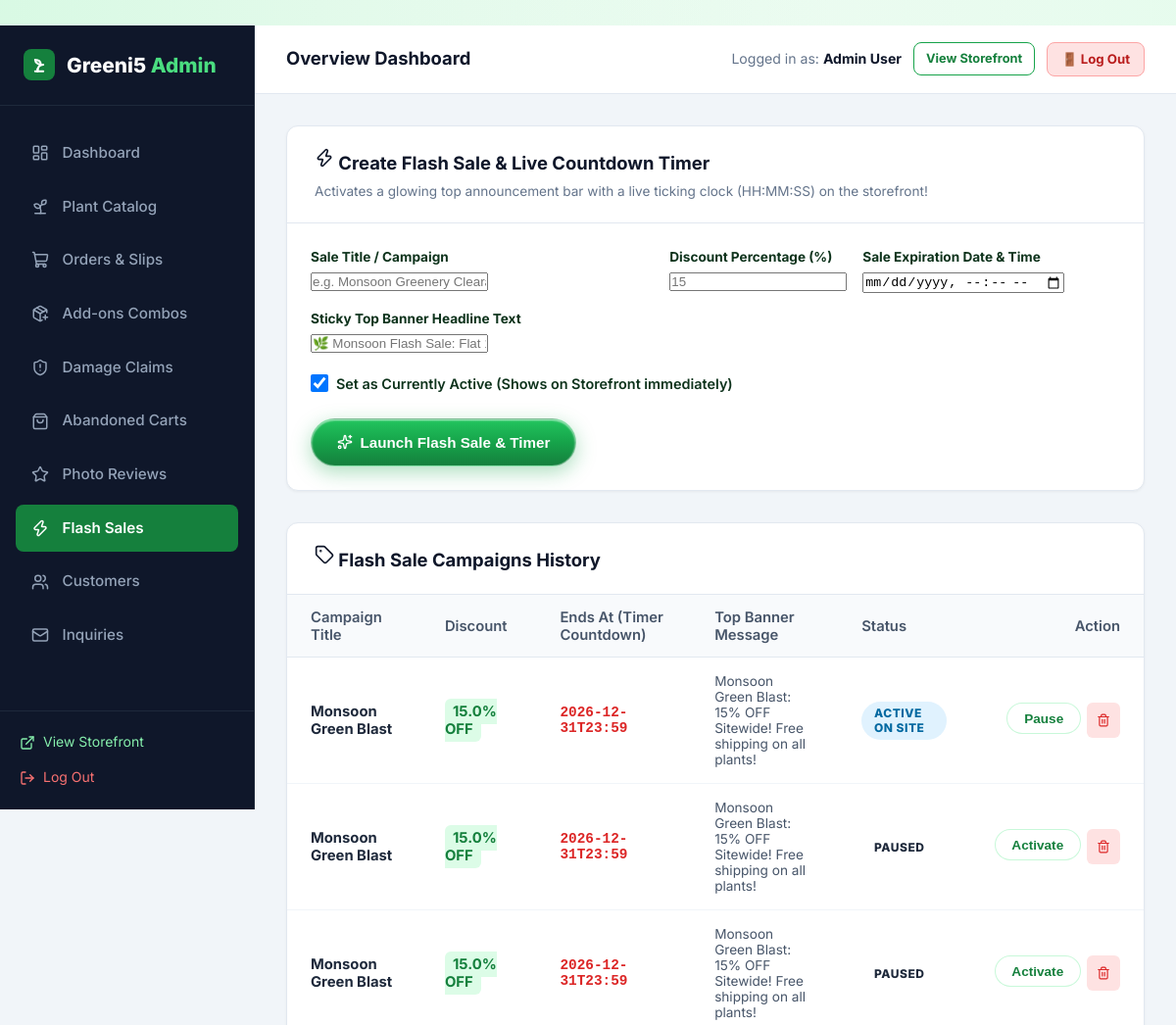
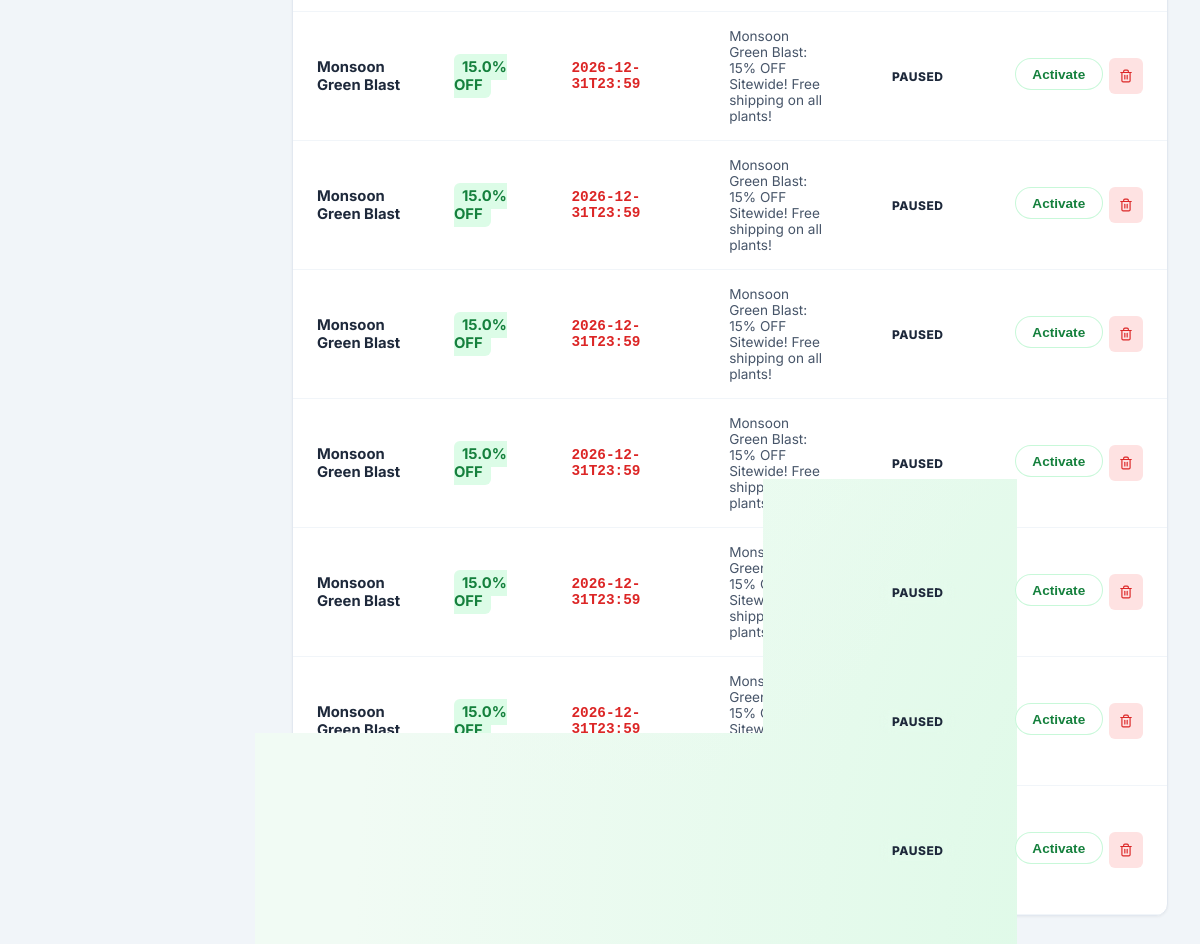
Page /admin/promotions (signed in) on the committed database (2 pictures, top to bottom).
### tables this page shows
CREATE TABLE users (
    id INTEGER PRIMARY KEY AUTOINCREMENT,
    name TEXT NOT NULL,
    email TEXT UNIQUE NOT NULL,
    password_hash TEXT NOT NULL,
    role TEXT NOT NULL DEFAULT 'customer',
    phone TEXT,
    created_at TIMESTAMP DEFAULT CURRENT_TIMESTAMP
);

CREATE TABLE flash_sales (
        id INTEGER PRIMARY KEY AUTOINCREMENT,
        title TEXT NOT NULL,
        discount_pct REAL NOT NULL,
        starts_at TIMESTAMP,
        ends_at TIMESTAMP NOT NULL,
        banner_text TEXT,
        is_active INTEGER DEFAULT 1,
        created_at TIMESTAMP DEFAULT CURRENT_TIMESTAMP
    );

### app.py (the view, shortened to what this page needs)
@app.route('/admin/promotions', methods=['GET', 'POST'])
@admin_required
def admin_promotions():
    sales = query_db('SELECT * FROM flash_sales ORDER BY id DESC')
    return render_template('admin/promotions.html', sales=sales)

### app.py (called while the page is built)
def admin_required(f):
    @wraps(f)
    def decorated_function(*args, **kwargs):
        if 'user_id' not in session:
            flash('Admin authentication required.', 'warning')
            return redirect(url_for('login', next=request.url))
        user = query_db('SELECT role FROM users WHERE id = ?', (session['user_id'],), one=True)
        if not user or user['role'] != 'admin':
            flash('Access denied. Administrator privileges required.', 'danger')
            return redirect(url_for('index'))
        return f(*args, **kwargs)
    return decorated_function

### database.py (called while the page is built)
def get_db():
    db = getattr(g, '_database', None)
    if db is None:
        db = g._database = sqlite3.connect(DATABASE)
        db.row_factory = sqlite3.Row
        db.execute('PRAGMA foreign_keys = ON;')
    return db

def query_db(query, args=(), one=False):
    cur = get_db().execute(query, args)
    rv = cur.fetchall()
    cur.close()
    return (rv[0] if rv else None) if one else rv

### templates/admin/promotions.html (shortened to what this page needs)
﻿{% extends "admin/base_admin.html" %}
{% block admin_content %}
<div class="admin-card" style="margin-bottom: 2rem;">
  <div class="admin-card-header">
    <div>
      <h3 class="admin-card-title"><i data-lucide="zap" style="width: 20px;"></i> Create Flash Sale & Live Countdown Timer</h3>
      <p style="font-size: 0.85rem; color: #64748b; margin-top: 4px;">Activates a glowing top announcement bar with a live ticking clock (HH:MM:SS) on the storefront!</p>
    </div>
  </div>
  <form action="{{ url_for('admin_promotions') }}" method="POST" style="padding: 1.5rem;">
    <div style="display: grid; grid-template-columns: 2fr 1fr 1.5fr; gap: 1rem; margin-bottom: 1rem;">
      <div>
        <label style="display: block; font-size: 0.85rem; font-weight: 700; margin-bottom: 4px;">Sale Title / Campaign</label>
        <input type="text" name="title" class="form-control" placeholder="e.g. Monsoon Greenery Clearance Sale" required>
      </div>
      <div>
        <label style="display: block; font-size: 0.85rem; font-weight: 700; margin-bottom: 4px;">Discount Percentage (%)</label>
        <input type="number" step="0.5" name="discount_pct" class="form-control" placeholder="15" required>
      </div>
      <div>
        <label style="display: block; font-size: 0.85rem; font-weight: 700; margin-bottom: 4px;">Sale Expiration Date & Time</label>
        <input type="datetime-local" name="ends_at" class="form-control" required>
      </div>
    </div>
    <div style="margin-bottom: 1.25rem;">
      <label style="display: block; font-size: 0.85rem; font-weight: 700; margin-bottom: 4px;">Sticky Top Banner Headline Text</label>
      <input type="text" name="banner_text" class="form-control" placeholder="🌿 Monsoon Flash Sale: Flat 15% OFF Everything! Free Organic Fertilizer with every plant!" required>
    </div>
    <div style="margin-bottom: 1.5rem;">
      <label style="display: flex; align-items: center; gap: 8px; font-size: 0.9rem; font-weight: 600; cursor: pointer;">
        <input type="checkbox" name="is_active" value="1" checked style="width: 18px; height: 18px;">
        <span>Set as Currently Active (Shows on Storefront immediately)</span>
      </label>
    </div>
    <button type="submit" class="btn btn-primary">
      <i data-lucide="sparkles" style="width: 16px;"></i> Launch Flash Sale & Timer
    </button>
  </form>
</div>
<div class="admin-card">
  <div class="admin-card-header">
    <h3 class="admin-card-title"><i data-lucide="tag" style="width: 20px;"></i> Flash Sale Campaigns History</h3>
  </div>
  <div class="table-responsive">
    <table class="admin-table">
      <thead>
        <tr>
          <th>Campaign Title</th>
          <th>Discount</th>
          <th>Ends At (Timer Countdown)</th>
          <th>Top Banner Message</th>
          <th>Status</th>
          <th style="text-align: right;">Action</th>
        </tr>
      </thead>
      <tbody>
        {% for sale in sales %}
        <tr>
          <td><strong>{{ sale.title }}</strong></td>
          <td><span style="background: #dcfce7; color: #15803d; padding: 4px 8px; border-radius: 6px; font-weight: 700;">{{ sale.discount_pct }}% OFF</span></td>
          <td>
            <div style="font-family: monospace; font-size: 0.9rem; font-weight: 700; color: #dc2626;">
              {{ sale.ends_at }}
            </div>
          </td>
          <td style="font-size: 0.85rem; color: #475569; max-width: 300px;">{{ sale.banner_text }}</td>
          <td>
            {% if sale.is_active %}
              <span class="badge badge-accepted">Active on Site</span>
            {% else %}
              <span class="badge badge-secondary">Paused</span>
            {% endif %}
          </td>
          <td style="text-align: right;">
            <div style="display: inline-flex; gap: 6px;">
              <form action="{{ url_for('admin_promotion_toggle', sale_id=sale.id) }}" method="POST" style="display:inline;">
                <button type="submit" class="btn btn-secondary btn-sm">
                  {% if sale.is_active %}Pause{% else %}Activate{% endif %}
                </button>
              </form>
              <form action="{{ url_for('admin_promotion_delete', sale_id=sale.id) }}" method="POST" style="display:inline;" onsubmit="return confirm('Delete this sale?');">
                <button type="submit" class="btn btn-sm" style="background: #fee2e2; color: #dc2626; border: none; padding: 6px 10px; border-radius: 6px; cursor: pointer;">
                  <i data-lucide="trash-2" style="width: 14px;"></i>
                </button>
              </form>
            </div>
          </td>
        </tr>
        {% else %}
        <tr>
          <td colspan="6" style="text-align: center; padding: 2rem; color: #64748b;">
            No flash sales configured yet. Launch one above!
          </td>
        </tr>
        {% endfor %}
      </tbody>
    </table>
  </div>
</div>
{% endblock %}

### templates/admin/base_admin.html (shortened to what this page needs)
<!DOCTYPE html>
<html lang="en">
<head>
  <link rel="stylesheet" href="{{ url_for('static', filename='css/style.css') }}">
  <link rel="stylesheet" href="{{ url_for('static', filename='css/admin.css') }}">
</head>
<body>
<div class="admin-layout">
  <aside class="admin-sidebar">
    <div class="admin-brand">
      <div class="leaf-icon" style="width: 32px; height: 32px; background: #15803d; border-radius: 8px; display: flex; align-items: center; justify-content: center; color: white;">
        <svg width="20" height="20" viewBox="0 0 24 24" fill="none" stroke="#ffffff" stroke-width="2.4" stroke-linecap="round" stroke-linejoin="round">
          <path d="M7 20h10"/>
          <path d="M10 20c0-4.4 2-8 7-8"/>
          <path d="M14 12c-3.5 0-6.5-2.5-7-6 4 0 7 2 7 6Z" fill="rgba(255,255,255,0.25)"/>
          <path d="M10 20v-3"/>
        </svg>
      </div>
      <div>Greeni5 <span>Admin</span></div>
    </div>
    <ul class="admin-nav">
      <li>
        <a href="{{ url_for('admin_dashboard') }}" class="{{ 'active' if request.endpoint == 'admin_dashboard' else '' }}">
          <i data-lucide="layout-dashboard" style="width: 18px;"></i> Dashboard
        </a>
      </li>
      <li>
        <a href="{{ url_for('admin_plants') }}" class="{{ 'active' if request.endpoint in ['admin_plants', 'admin_plant_add', 'admin_plant_edit'] else '' }}">
          <i data-lucide="sprout" style="width: 18px;"></i> Plant Catalog
        </a>
      </li>
      <li>
        <a href="{{ url_for('admin_orders') }}" class="{{ 'active' if request.endpoint == 'admin_orders' else '' }}">
          <i data-lucide="shopping-cart" style="width: 18px;"></i> Orders & Slips
        </a>
      </li>
      <li>
        <a href="{{ url_for('admin_addons') }}" class="{{ 'active' if request.endpoint == 'admin_addons' else '' }}">
          <i data-lucide="package-plus" style="width: 18px;"></i> Add-ons Combos
        </a>
      </li>
      <li>
        <a href="{{ url_for('admin_replacements') }}" class="{{ 'active' if request.endpoint == 'admin_replacements' else '' }}">
          <i data-lucide="shield-alert" style="width: 18px;"></i> Damage Claims
        </a>
      </li>
      <li>
        <a href="{{ url_for('admin_abandoned_carts') }}" class="{{ 'active' if request.endpoint == 'admin_abandoned_carts' else '' }}">
          <i data-lucide="shopping-bag" style="width: 18px;"></i> Abandoned Carts
        </a>
      </li>
      <li>
        <a href="{{ url_for('admin_reviews') }}" class="{{ 'active' if request.endpoint == 'admin_reviews' else '' }}">
          <i data-lucide="star" style="width: 18px;"></i> Photo Reviews
        </a>
      </li>
      <li>
        <a href="{{ url_for('admin_promotions') }}" class="{{ 'active' if request.endpoint == 'admin_promotions' else '' }}">
          <i data-lucide="zap" style="width: 18px;"></i> Flash Sales
        </a>
      </li>
      <li>
        <a href="{{ url_for('admin_customers') }}" class="{{ 'active' if request.endpoint == 'admin_customers' else '' }}">
          <i data-lucide="users" style="width: 18px;"></i> Customers
        </a>
      </li>
      <li>
        <a href="{{ url_for('admin_messages') }}" class="{{ 'active' if request.endpoint == 'admin_messages' else '' }}">
          <i data-lucide="mail" style="width: 18px;"></i> Inquiries
        </a>
      </li>
    </ul>
    <div class="admin-sidebar-footer">
      <a href="{{ url_for('index') }}" style="display: flex; align-items: center; gap: 0.5rem; color: #86efac; font-size: 0.875rem; margin-bottom: 0.75rem;">
        <i data-lucide="external-link" style="width: 16px;"></i> View Storefront
      </a>
      <a href="{{ url_for('logout') }}" style="display: flex; align-items: center; gap: 0.5rem; color: #f87171; font-size: 0.875rem;">
        <i data-lucide="log-out" style="width: 16px;"></i> Log Out
      </a>
    </div>
  </aside>
  <div class="admin-main">
    <header class="admin-topbar">
      <div style="font-weight: 700; font-size: 1.15rem; color: #0f172a;">
        {% block page_title %}Overview Dashboard{% endblock %}
      </div>
      <div style="display: flex; align-items: center; gap: 0.75rem;">
        <span style="font-size: 0.88rem; color: #64748b;">Logged in as: <strong style="color: #0f172a;">{{ current_user.name }}</strong></span>
        <a href="{{ url_for('index') }}" class="btn btn-outline btn-sm" style="font-size: 0.8rem; padding: 6px 12px; border-radius: 8px;">
          View Storefront
        </a>
        <a href="{{ url_for('logout') }}" class="btn btn-sm" style="background: #fee2e2; color: #b91c1c; border: 1.5px solid #fca5a5; font-size: 0.825rem; padding: 6px 14px; border-radius: 8px; font-weight: 700; text-decoration: none;">
          🚪 Log Out
        </a>
      </div>
    </header>
    <main class="admin-content">
      {% block admin_content %}{% endblock %}
    </main>
  </div>
</div>
</body>
</html>

### static/css/style.css (style rules this page uses)
:root { --primary: #16a34a; --primary-hover: #15803d; --primary-glow: rgba(34, 197, 94, 0.4); --primary-light: rgba(220, 252, 231, 0.7); --primary-border: rgba(187, 247, 208, 0.8); --accent: #f59e0b; --text-main: #0e331c; --text-muted: #3d5e49; --text-light: #73947f; --glass-bg: rgba(255, 255, 255, 0.75); --glass-bg-hover: rgba(255, 255, 255, 0.9); --glass-bg-subtle: rgba(240, 253, 244, 0.65); --glass-border: rgba(255, 255, 255, 0.85); --glass-border-green: rgba(134, 239, 172, 0.5); --glass-shadow: 0 10px 30px 0 rgba(22, 101, 52, 0.07), inset 0 1px 1px 0 rgba(255, 255, 255, 0.9); --glass-shadow-hover: 0 18px 40px 0 rgba(22, 163, 74, 0.16), inset 0 1px 2px 0 rgba(255, 255, 255, 1); --glass-blur: blur(16px); --radius-sm: 10px; --radius: 16px; --radius-lg: 24px; --radius-full: 9999px; --transition: all 0.3s cubic-bezier(0.16, 1, 0.3, 1); }
*, *::before, *::after { box-sizing: border-box; margin: 0; padding: 0; }
body { font-family: 'Inter', system-ui, -apple-system, BlinkMacSystemFont, "Segoe UI", Roboto, sans-serif; background-color: #f1fbf4; background-image: radial-gradient(at 0% 0%, rgba(187, 247, 208, 0.45) 0px, transparent 50%), radial-gradient(at 100% 0%, rgba(220, 252, 231, 0.5) 0px, transparent 50%), radial-gradient(at 50% 50%, rgba(240, 253, 244, 0.6) 0px, transparent 60%), radial-gradient(at 100% 100%, rgba(187, 247, 208, 0.4) 0px, transparent 50%); background-attachment: fixed; color: var(--text-main); line-height: 1.6; min-height: 100vh; display: flex; flex-direction: column; }
a { color: inherit; text-decoration: none; transition: var(--transition); }
.btn { display: inline-flex; align-items: center; justify-content: center; gap: 0.5rem; padding: 0.72rem 1.6rem; border-radius: var(--radius-full); font-weight: 700; font-size: 0.95rem; border: 1px solid transparent; cursor: pointer; position: relative; overflow: hidden; transition: var(--transition); }
.btn-primary { background: linear-gradient(180deg, #22c55e 0%, #16a34a 50%, #15803d 100%); color: #ffffff; border: 1px solid rgba(255, 255, 255, 0.45); box-shadow: 0 6px 20px rgba(22, 163, 74, 0.35), inset 0 1px 2px rgba(255, 255, 255, 0.7); position: relative; overflow: hidden; }
.btn-primary::after { content: ''; position: absolute; top: -50%; left: -75%; width: 50%; height: 200%; background: linear-gradient( 60deg, rgba(255, 255, 255, 0) 20%, rgba(255, 255, 255, 0.4) 50%, rgba(255, 255, 255, 0) 80% ); transform: rotate(25deg); transition: all 0.65s ease; pointer-events: none; }
.btn-outline { background: rgba(255, 255, 255, 0.7); backdrop-filter: blur(8px); border: 1.5px solid var(--primary); color: #15803d; box-shadow: var(--shadow-sm); }
.btn-secondary { background: rgba(255, 255, 255, 0.85); backdrop-filter: blur(8px); color: #15803d; border: 1.5px solid var(--primary-border); box-shadow: var(--shadow-sm); }
.btn-sm { padding: 0.45rem 1.05rem; font-size: 0.85rem; }
.badge { display: inline-flex; align-items: center; gap: 0.25rem; padding: 0.3rem 0.8rem; border-radius: var(--radius-full); font-size: 0.75rem; font-weight: 800; text-transform: uppercase; letter-spacing: 0.5px; backdrop-filter: blur(8px); }
.badge-accepted { background: #e0f2fe; color: #0369a1; }

### rows in the picture
users: name "Admin User"
flash_sales: title "Monsoon Green Blast", discount_pct "15.0", ends_at "2026-12-31T23:59", banner_text "Monsoon Green Blast: 15% OFF Sitewide! Free shipping on all plants!", is_active "ACTIVE ON SITE"
flash_sales: title "Monsoon Green Blast", discount_pct "15.0", ends_at "2026-12-31T23:59", banner_text "Monsoon Green Blast: 15% OFF Sitewide! Free shipping on all plants!", is_active "PAUSED"
flash_sales: title "Monsoon Green Blast", discount_pct "15.0", ends_at "2026-12-31T23:59", banner_text "Monsoon Green Blast: 15% OFF Sitewide! Free shipping on all plants!", is_active "PAUSED"
flash_sales: title "Monsoon Green Blast", discount_pct "15.0", ends_at "2026-12-31T23:59", banner_text "Monsoon Green Blast: 15% OFF Sitewide! Free shipping on all plants!", is_active "PAUSED"
flash_sales: title "Monsoon Green Blast", discount_pct "15.0", ends_at "2026-12-31T23:59", banner_text "Monsoon Green Blast: 15% OFF Sitewide! Free shipping on all plants!", is_active "PAUSED"
flash_sales: title "Monsoon Green Blast", discount_pct "15.0", ends_at "2026-12-31T23:59", banner_text "Monsoon Green Blast: 15% OFF Sitewide! Free shipping on all plants!", is_active "PAUSED"
flash_sales: title "Monsoon Green Blast", discount_pct "15.0", ends_at "2026-12-31T23:59", banner_text "Monsoon Green Blast: 15% OFF Sitewide! Free shipping on all plants!", is_active "PAUSED"
flash_sales: title "Monsoon Green Blast", discount_pct "15.0", ends_at "2026-12-31T23:59", banner_text "Monsoon Green Blast: 15% OFF Sitewide! Free shipping on all plants!", is_active "PAUSED"
flash_sales: title "Monsoon Green Blast", discount_pct "15.0", ends_at "2026-12-31T23:59", banner_text "Monsoon Green Blast: 15% OFF Sitewide! Free shipping on all plants!", is_active "PAUSED"
flash_sales: is_active "PAUSED"
